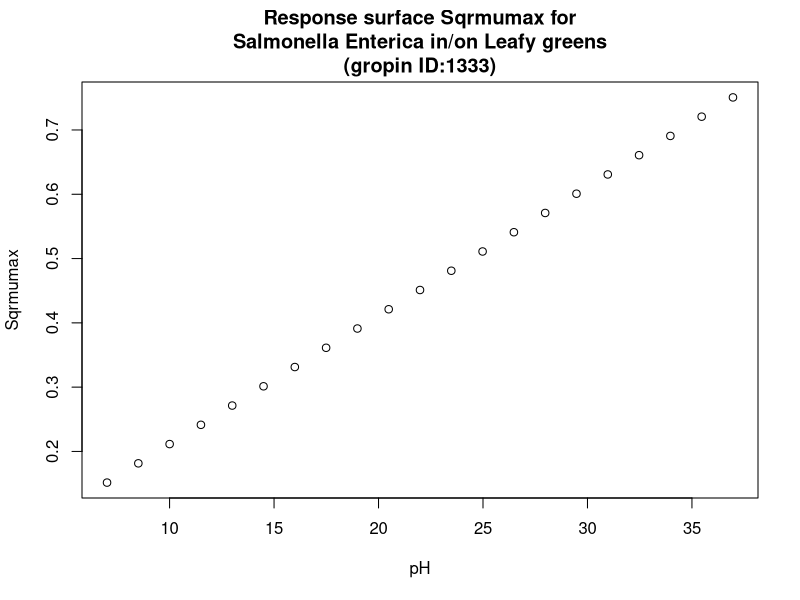

Source code (R):
#############################
# start of Parameter script
#############################
pH <- seq(7.007,36.963036963037,length.out=21)
#############################
# end of Parameter script
#############################
############################# 
# start of Model script Gropin ID 1333 
#############################
 
# constant coefficients for this model
 
variables <- data.frame(pH)
argumentsPar <- expand.grid(variables)
 
# heart of the model
response_surface <- function(pH) {
   mumax <-0.020*(pH+0.57)

return(mumax=mumax)
} 

# output parameters
responseSurface <- cbind(argumentsPar,response_surface(argumentsPar['pH']))
colnames(responseSurface) <- c(colnames(argumentsPar),'Sqrmumax')
#############################
# End of Model script
#############################
############################# 
# start of Visualisation script Gropin ID 1333 
#############################
plot(pH,responseSurface$'Sqrmumax',xlab='pH',
                          ylab='Sqrmumax',main='Response surface Sqrmumax for
Salmonella Enterica in/on Leafy greens
(gropin ID:1333)')
#############################
# End of Visualisation script
#############################
